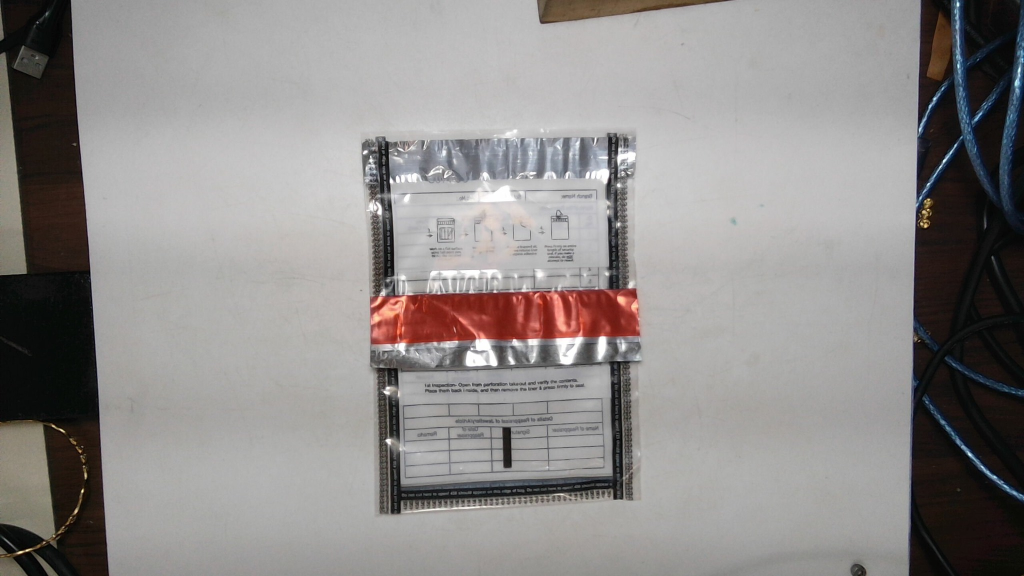
#> input picture packet_mouth_lab/sample_images/2026-11-10-151345.jpg, 2048 x 1152 px (shown at 1/2 size)
$ python -i mouth_core.py   (imports and definitions only)
#> lines starting #> are read from the running program, lines starting #| are printed output that depends on the picture; after the words box and inside, x2 and y2 are one past the last pixel; in counts of white or black regions, pixels touching at a corner belong together
#> further down, picture is the input picture: shape (1152, 2048, 3); mean B, G, R 138.5, 139.7, 142.9
"""CPU-only packet mouth ROI tracker, HOG features, and guarded temporal decisions.

A tracked ROI is NOT proof of an open mouth or jewellery insertion.
"""
from __future__ import annotations

from collections import deque
from dataclasses import dataclass
import math
from typing import Optional

import cv2
import numpy as np

LABELS = ("OPEN_CAMERA", "OPEN_SIDE", "CLOSED_FOLDED", "UNCLEAR")


# [23 lines left out: functions to_working_size, clamp_roi, crop_roi, not called in this run]


@dataclass
class TrackState:
    roi: Optional[tuple[int, int, int, int]] = None
    status: str = "UNSEEDED"
    quality: float = 0.0
    inliers: int = 0
    reason: str = "Draw a rectangle around the actual mouth."


class MouthROITracker:
    """Seed ONCE at a visible mouth, then track nearby texture across frames.

    Correctly exposes TRACK_LOST instead of silently reusing stale mouth geometry.
    Every coordinate is in working-frame pixels, not source-video pixels.
    """
    def __init__(self):
        self.reset()

    # [5 lines left out: function reset, not called in this run]

    def _gray(self, frame):
        return cv2.cvtColor(frame, cv2.COLOR_BGR2GRAY)

    # [81 lines left out: functions _points, seed, update, not called in this run]


_HOG = cv2.HOGDescriptor((64,64), (16,16), (8,8), (8,8), 9)


# [24 lines left out: functions mouth_features, diagnostic_metrics, not called in this run]


def visible_gap_candidate(image):
    """Model-free dark-gap proposal within an operator-selected mouth crop.

    Measures local contrast and a two-dimensional interior dark contour. This
    cannot distinguish every printed mark, shadow or fold from a physical hole.
    A negative result means UNCLEAR, never proof of a closed/sealed packet.
    Returned contour coordinates refer to the supplied crop, not the full frame.
    """
    result = {'label': 'UNCLEAR', 'reason': 'No distinct interior gap visible.',
              'contour': None, 'contrast': 0.0, 'area_fraction': 0.0}
    if image is None or image.size == 0 or min(image.shape[:2]) < 22:
        return result
    gray = cv2.cvtColor(image, cv2.COLOR_BGR2GRAY)
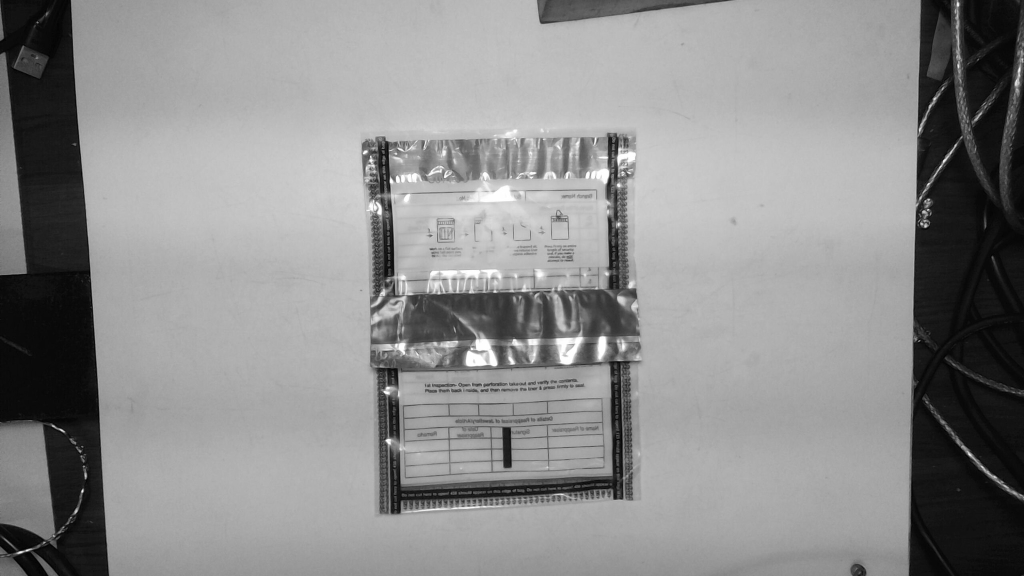
#> gray: shape (1152, 2048) (shown at 1/2 size); min 0, max 255, mean 140.6
    gray = cv2.GaussianBlur(gray, (5,5), 0)
    low, high = np.percentile(gray, (2, 85))
#> low = 10; high = 187
    if high-low < 30:
        result['reason'] = 'Insufficient contrast to locate a visible gap.'
        return result
    threshold = min(100., float(low + .35*(high-low)))
#> threshold = 71.95
    mask = np.uint8(gray < threshold)*255
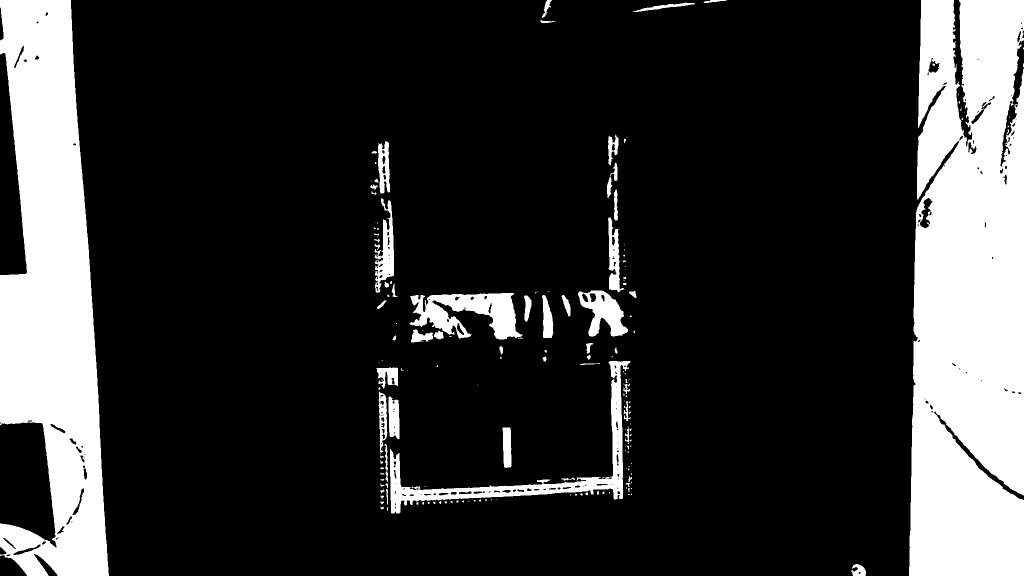
#> mask: shape (1152, 2048) (shown at 1/2 size); 19.6% white; 173 white regions (105 under 20 px)
    contours, _ = cv2.findContours(mask, cv2.RETR_EXTERNAL, cv2.CHAIN_APPROX_SIMPLE)
#> contours = 172 contours, 122 with area under 20; largest, box (x1, y1, x2, y2) and area: (1818, 0, 2048, 1152) 238769, (0, 0, 218, 1152) 167642, (780, 722, 1261, 1027) 16638, (819, 586, 1046, 679) 11291, (1156, 581, 1256, 673) 4928
    height, width = gray.shape
#> height = 1152; width = 2048
    best_area = 0
    for contour in contours:
        area = cv2.contourArea(contour)
        fraction = area / gray.size
        x,y,w,h = cv2.boundingRect(contour)
        if not .025 <= fraction <= .55 or x <= 1 or y <= 1 or x+w >= width-1 or y+h >= height-1:
            continue
        (_, _), (a,b), _ = cv2.minAreaRect(contour)
        if min(a,b) < max(4, min(width,height)*.07) or max(a,b)/max(1,min(a,b)) > 9:
            continue
        inside = np.zeros_like(gray)
        cv2.drawContours(inside, [contour], -1, 255, -1)
        ring = cv2.dilate(inside, np.ones((9,9),np.uint8)) - inside
        if not np.any(ring):
            continue
        contrast = float(gray[ring > 0].mean()-gray[inside > 0].mean())
        if contrast >= 25 and area > best_area:
            best_area = area
            result = {'label': 'GAP_CANDIDATE',
                      'reason': 'Visible dark gap candidate; folds, print and shadows can imitate it.',
                      'contour': contour.reshape(-1,2).tolist(),
                      'contrast': round(contrast,2), 'area_fraction': round(fraction,4)}
#> this loop made 172 passes
#> (area, fraction, x, y, w, h) on passes 1, 31, 32: (442, 0.000187, 1703, 1128, 29, 24), (43, 1.82e-05, 772, 978, 4, 31), (22.5, 9.54e-06, 761, 977, 8, 9)
#> after the loop, best_area = 0; result = 5 items
    return result


class TemporalConsensus:
    """Consecutive independent frames, separated by timestamps, required for confirmation."""
    # [6 lines left out: function __init__, not called in this run]

    def reset(self):
        self.samples = deque(maxlen=6)
        self.last_t = None

    # [18 lines left out: function add, not called in this run]

>>> import cv2
>>> picture = cv2.imread('sample_images/2026-11-10-151345.jpg')
>>> result = visible_gap_candidate(picture)
#> result = 5 items

$ run again, on packet_mouth_lab/sample_images/2026-11-10-151400.jpg
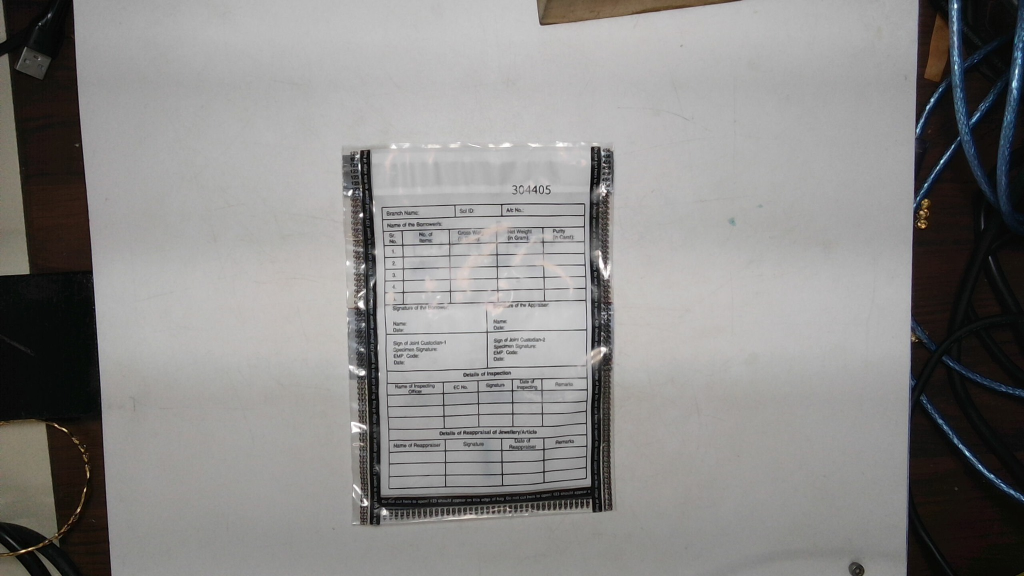
#> input picture packet_mouth_lab/sample_images/2026-11-10-151400.jpg, 2048 x 1152 px (shown at 1/2 size)
#> picture is the input picture: shape (1152, 2048, 3); mean B, G, R 135.1, 136.5, 137.7
#> low = 9; high = 186
#> threshold = 70.95
#> in visible_gap_candidate, `mask = np.uint8(gray < threshold)*255`:
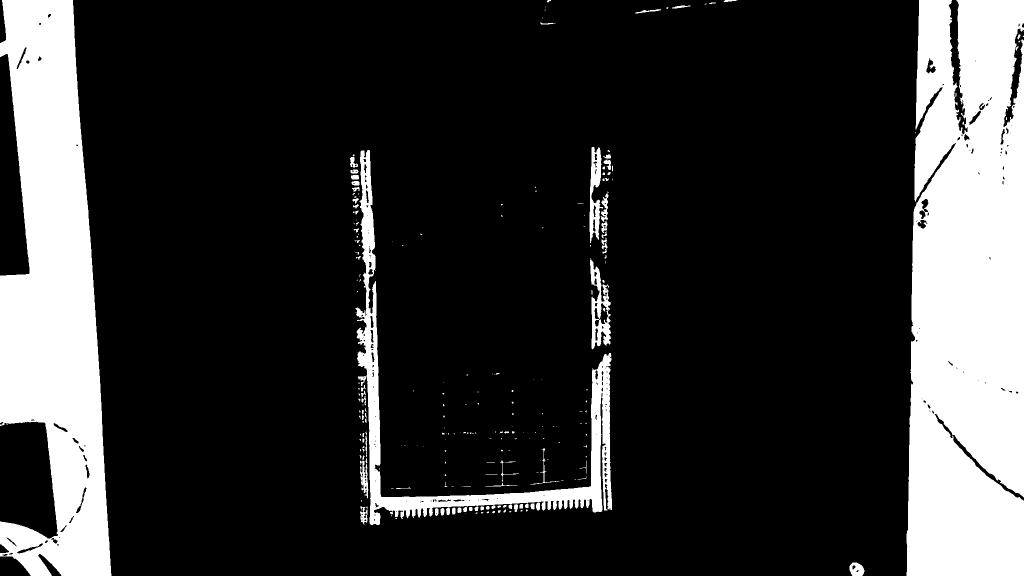
#> mask: shape (1152, 2048) (shown at 1/2 size); 19.8% white; 238 white regions (155 under 20 px)
#> contours = 237 contours, 184 with area under 20; largest, box (x1, y1, x2, y2) and area: (1813, 0, 2048, 1152) 245477, (0, 0, 223, 1152) 170024, (711, 300, 1224, 1050) 35892, (1180, 516, 1222, 699) 3966, (1179, 294, 1206, 486) 2734
#> the loop in visible_gap_candidate, `for contour in contours:` made 237 passes
#> (area, fraction, x, y, w, h) on passes 1, 14, 15: (608.5, 0.000258, 1699, 1125, 30, 27), (79.5, 3.37e-05, 881, 1016, 8, 15), (76.5, 3.24e-05, 870, 1016, 7, 16)
#> after the loop in visible_gap_candidate, `for contour in contours:`: best_area = 0; result = 5 items

$ run again, on packet_mouth_lab/sample_images/2026-11-10-155405.jpg
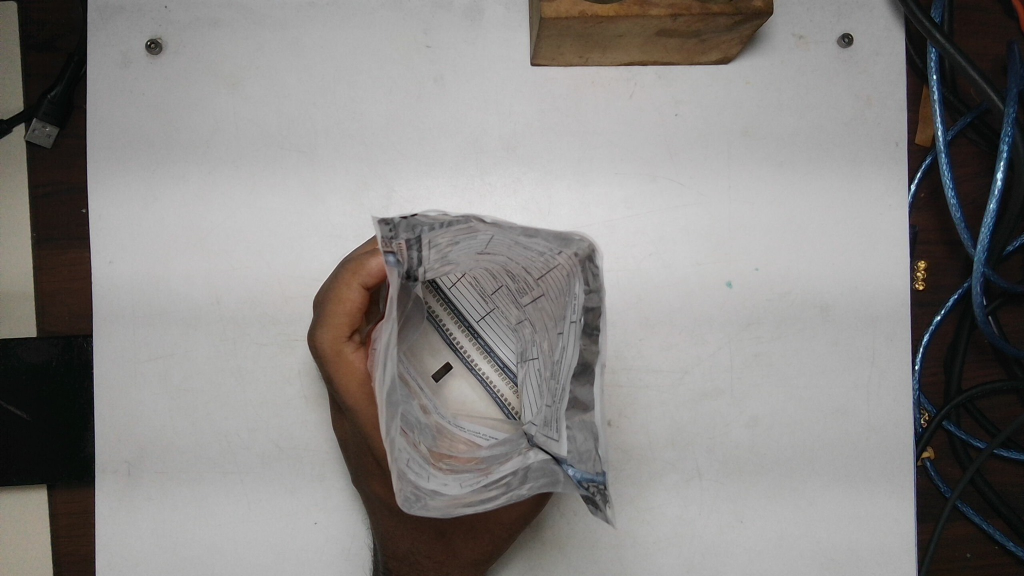
#> input picture packet_mouth_lab/sample_images/2026-11-10-155405.jpg, 2048 x 1152 px (shown at 1/2 size)
#> picture is the input picture: shape (1152, 2048, 3); mean B, G, R 132.2, 133.9, 136.3
#> in visible_gap_candidate, `gray = cv2.cvtColor(image, cv2.COLOR_BGR2GRAY)`:
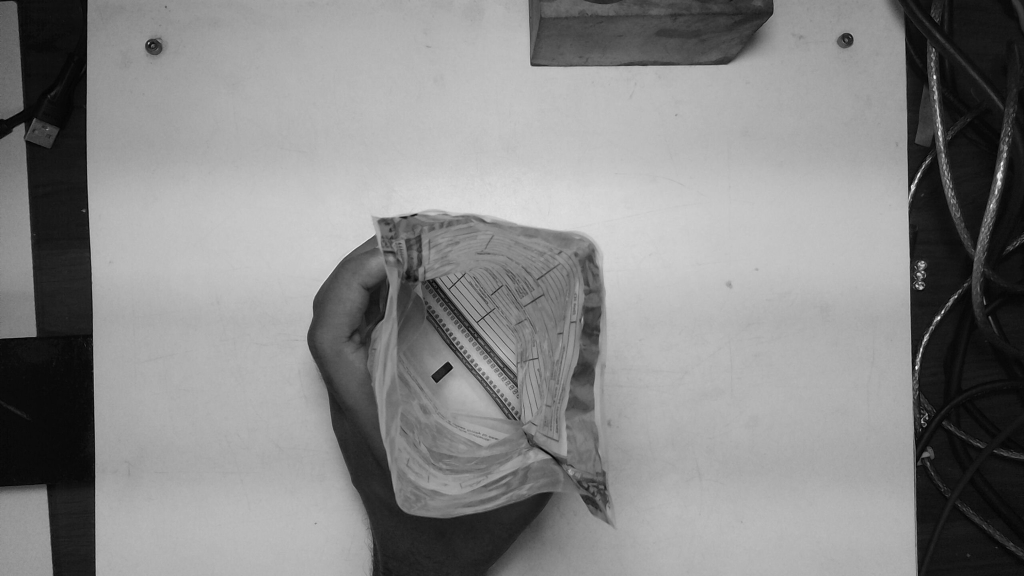
#> gray: shape (1152, 2048) (shown at 1/2 size); min 0, max 249, mean 134.5
#> low = 11; high = 187
#> threshold = 72.6
#> in visible_gap_candidate, `mask = np.uint8(gray < threshold)*255`:
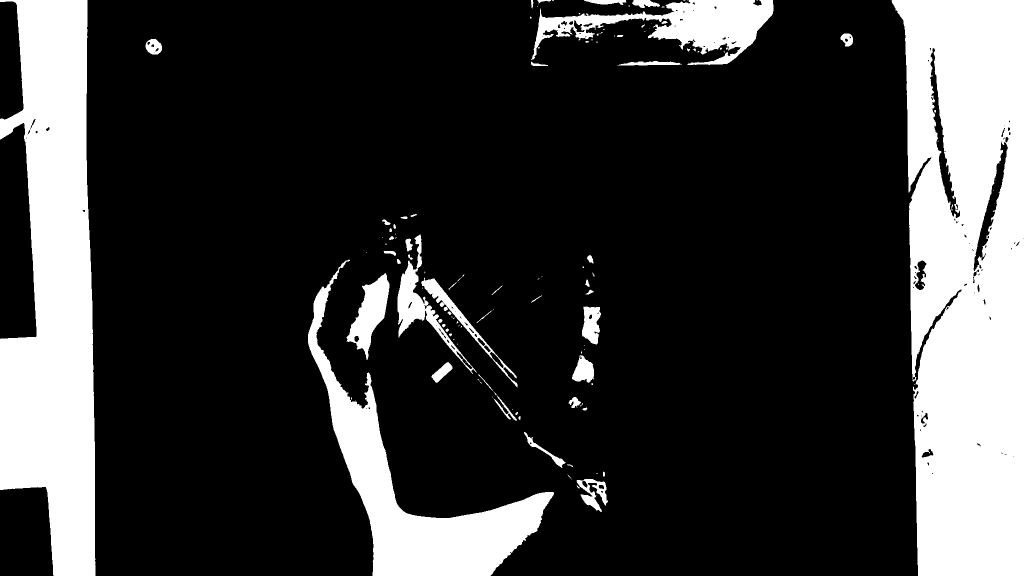
#> mask: shape (1152, 2048) (shown at 1/2 size); 22.3% white; 124 white regions (66 under 20 px)
#> contours = 118 contours, 71 with area under 20; largest, box (x1, y1, x2, y2) and area: (1783, 0, 2048, 1152) 257384, (0, 0, 191, 1152) 155712, (616, 519, 1108, 1152) 63150, (1062, 0, 1547, 130) 24433, (795, 469, 954, 748) 6852
#> the loop in visible_gap_candidate, `for contour in contours:` made 118 passes
#> (area, fraction, x, y, w, h) on passes 3, 6, 8, 12, 18, 20, 24, 25: (1768.5, 0.00075, 1153, 958, 63, 66), (23.5, 9.96e-06, 1206, 943, 4, 10), (677, 0.000287, 1048, 864, 83, 72), (29, 1.23e-05, 1165, 815, 10, 6), (254.5, 0.000108, 1137, 794, 25, 22), (291.5, 0.000124, 987, 783, 47, 58), (36.5, 1.55e-05, 956, 748, 30, 34), (738, 0.000313, 863, 724, 42, 42)
#> after the loop in visible_gap_candidate, `for contour in contours:`: best_area = 0; result = 5 items

$ run again, on packet_mouth_lab/sample_images/2026-11-10-155426.jpg
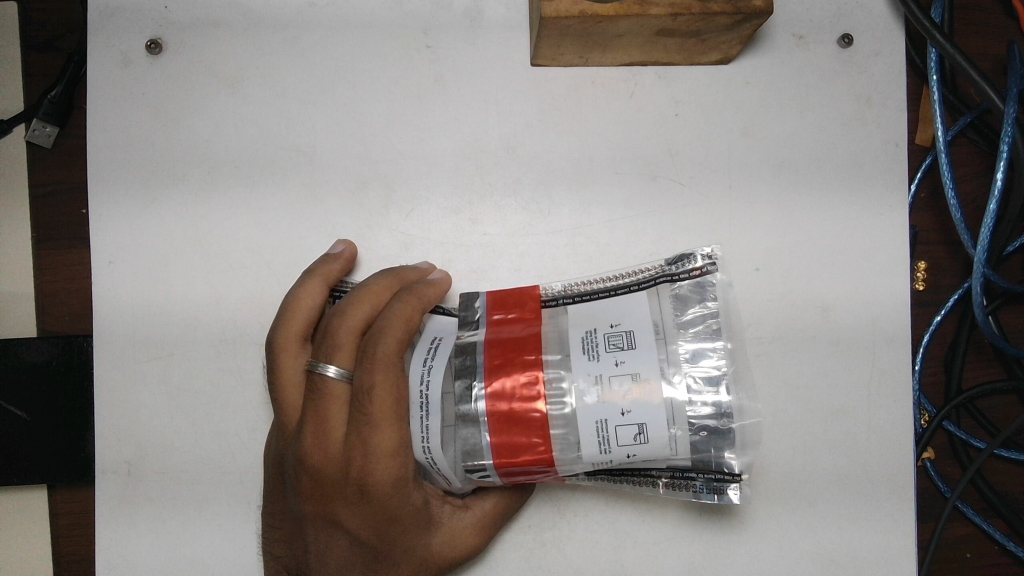
#> input picture packet_mouth_lab/sample_images/2026-11-10-155426.jpg, 2048 x 1152 px (shown at 1/2 size)
#> picture is the input picture: shape (1152, 2048, 3); mean B, G, R 126.5, 129.4, 135.2
#> in visible_gap_candidate, `gray = cv2.cvtColor(image, cv2.COLOR_BGR2GRAY)`:
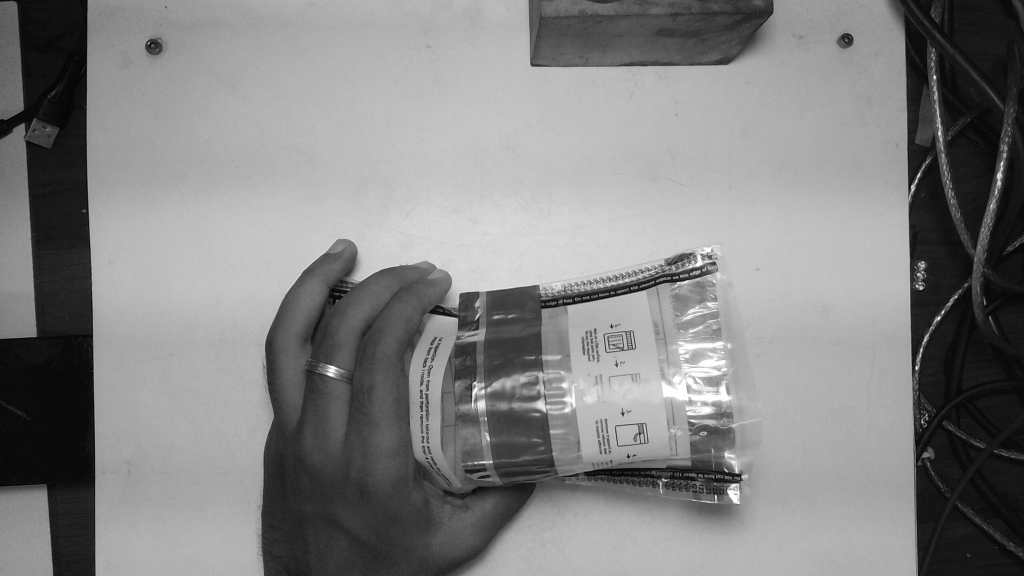
#> gray: shape (1152, 2048) (shown at 1/2 size); min 0, max 255, mean 130.8
#> low = 11; high = 189
#> threshold = 73.3
#> in visible_gap_candidate, `mask = np.uint8(gray < threshold)*255`:
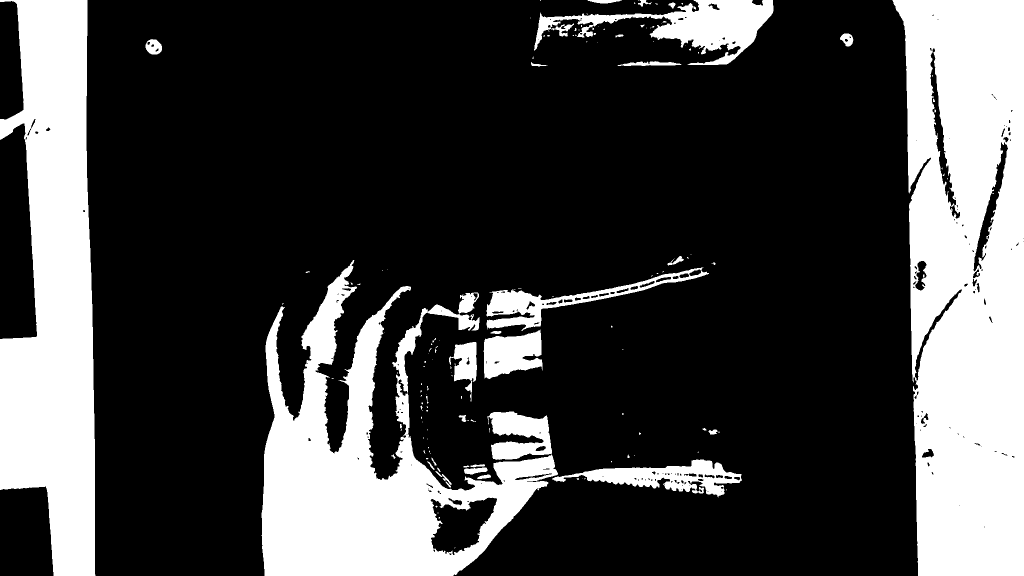
#> mask: shape (1152, 2048) (shown at 1/2 size); 26.5% white; 150 white regions (107 under 20 px)
#> contours = 138 contours, 107 with area under 20; largest, box (x1, y1, x2, y2) and area: (1785, 0, 2048, 1152) 258772, (523, 520, 1116, 1152) 164911, (0, 0, 191, 1152) 155522, (1068, 0, 1547, 130) 21349, (973, 535, 1418, 662) 11822
#> the loop in visible_gap_candidate, `for contour in contours:` made 138 passes
#> (area, fraction, x, y, w, h) on passes 2, 6, 7, 8, 9, 11, 12, 13: (29.5, 1.25e-05, 891, 963, 11, 12), (130.5, 5.53e-05, 954, 949, 28, 9), (78.5, 3.33e-05, 884, 948, 19, 22), (30, 1.27e-05, 871, 942, 13, 12), (395.5, 0.000168, 928, 935, 47, 14), (20, 8.48e-06, 927, 931, 12, 4), (79, 3.35e-05, 941, 928, 29, 7), (42, 1.78e-05, 854, 923, 15, 17)
#> after the loop in visible_gap_candidate, `for contour in contours:`: best_area = 0; result = 5 items
